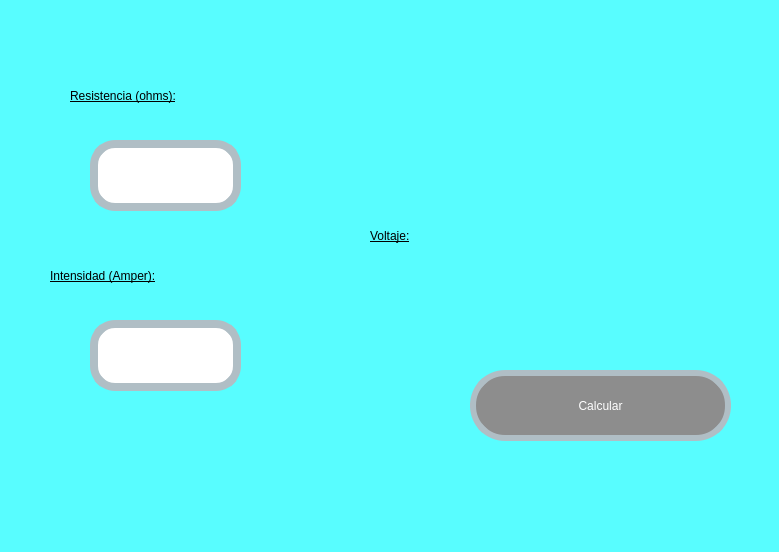
<?xml version="1.0" encoding="UTF-8"?>
<ui version="4.0">
 <class>MainWindow</class>
 <widget class="QMainWindow" name="MainWindow">
  <property name="geometry">
   <rect>
    <x>0</x>
    <y>0</y>
    <width>779</width>
    <height>552</height>
   </rect>
  </property>
  <property name="windowTitle">
   <string>MainWindow</string>
  </property>
  <property name="styleSheet">
   <string notr="true">background-color: rgb(88, 253, 255);</string>
  </property>
  <widget class="QWidget" name="centralwidget">
   <widget class="QLineEdit" name="txt_Resistencia">
    <property name="geometry">
     <rect>
      <x>90</x>
      <y>140</y>
      <width>151</width>
      <height>71</height>
     </rect>
    </property>
    <property name="contextMenuPolicy">
     <enum>Qt::PreventContextMenu</enum>
    </property>
    <property name="whatsThis">
     <string/>
    </property>
    <property name="styleSheet">
     <string notr="true">background-color:rgb(255, 255, 255);
color:rgb(0, 0, 0);
border-radius:25px;
border:8px solid #B0BEC5;
font: 75 16pt &quot;MS Shell Dlg 2&quot;;
</string>
    </property>
    <property name="text">
     <string/>
    </property>
    <property name="maxLength">
     <number>32774</number>
    </property>
    <property name="cursorPosition">
     <number>0</number>
    </property>
    <property name="dragEnabled">
     <bool>false</bool>
    </property>
    <property name="readOnly">
     <bool>false</bool>
    </property>
    <property name="clearButtonEnabled">
     <bool>false</bool>
    </property>
   </widget>
   <widget class="QLabel" name="Lbl_Voltaje">
    <property name="geometry">
     <rect>
      <x>370</x>
      <y>210</y>
      <width>241</width>
      <height>51</height>
     </rect>
    </property>
    <property name="styleSheet">
     <string notr="true">
text-decoration: underline;
font: 20pt &quot;Forte&quot;;
color:rgb(0, 0, 0)
</string>
    </property>
    <property name="text">
     <string>Voltaje:</string>
    </property>
   </widget>
   <widget class="QPushButton" name="btn_Calcular">
    <property name="geometry">
     <rect>
      <x>470</x>
      <y>370</y>
      <width>261</width>
      <height>71</height>
     </rect>
    </property>
    <property name="styleSheet">
     <string notr="true">background-color:rgb(141, 141, 141);
font: 20pt &quot;Forte&quot;;
color:rgb(255, 255, 255);
border-radius:35px;
border:6px solid #B0BEC5;
</string>
    </property>
    <property name="text">
     <string>Calcular</string>
    </property>
   </widget>
   <widget class="QLabel" name="label_4">
    <property name="geometry">
     <rect>
      <x>70</x>
      <y>70</y>
      <width>261</width>
      <height>51</height>
     </rect>
    </property>
    <property name="styleSheet">
     <string notr="true">
text-decoration: underline;
font: 20pt &quot;Forte&quot;;
color:rgb(0, 0, 0)
</string>
    </property>
    <property name="text">
     <string>Resistencia (ohms):</string>
    </property>
   </widget>
   <widget class="QLineEdit" name="txt_Intensidad">
    <property name="geometry">
     <rect>
      <x>90</x>
      <y>320</y>
      <width>151</width>
      <height>71</height>
     </rect>
    </property>
    <property name="contextMenuPolicy">
     <enum>Qt::PreventContextMenu</enum>
    </property>
    <property name="whatsThis">
     <string/>
    </property>
    <property name="styleSheet">
     <string notr="true">background-color:rgb(255, 255, 255);
color:rgb(0, 0, 0);
border-radius:25px;
border:8px solid #B0BEC5;
font: 75 16pt &quot;MS Shell Dlg 2&quot;;
</string>
    </property>
    <property name="text">
     <string/>
    </property>
    <property name="maxLength">
     <number>32774</number>
    </property>
    <property name="cursorPosition">
     <number>0</number>
    </property>
    <property name="dragEnabled">
     <bool>false</bool>
    </property>
    <property name="readOnly">
     <bool>false</bool>
    </property>
    <property name="clearButtonEnabled">
     <bool>false</bool>
    </property>
   </widget>
   <widget class="QLabel" name="label_8">
    <property name="geometry">
     <rect>
      <x>50</x>
      <y>250</y>
      <width>281</width>
      <height>51</height>
     </rect>
    </property>
    <property name="styleSheet">
     <string notr="true">
text-decoration: underline;
font: 20pt &quot;Forte&quot;;
color:rgb(0, 0, 0)
</string>
    </property>
    <property name="text">
     <string>Intensidad (Amper):</string>
    </property>
   </widget>
  </widget>
  <widget class="QMenuBar" name="menubar">
   <property name="geometry">
    <rect>
     <x>0</x>
     <y>0</y>
     <width>779</width>
     <height>26</height>
    </rect>
   </property>
  </widget>
  <widget class="QStatusBar" name="statusbar"/>
 </widget>
 <resources/>
 <connections/>
</ui>
